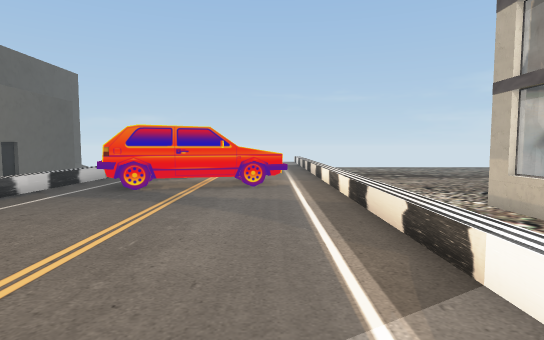
View 1 (above)

16 first-person views from a walk through a 3-D level made in the Unity game engine. The camera is 1.3 m above the floor, tilts 4° down and sees 80° across. The floor is counted in squares, 1 m on a side. Each view is taken from the middle of a square. On the plan, view 1 faces up. The plan holds only what a view shows up to about 14 squares ahead; the rest is blank. The place goes on beyond the plan. The player character is not drawn.

View 2
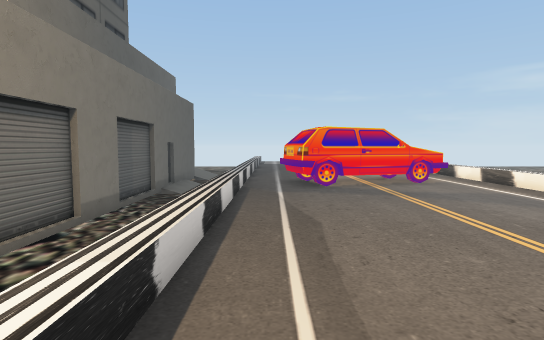

View 3
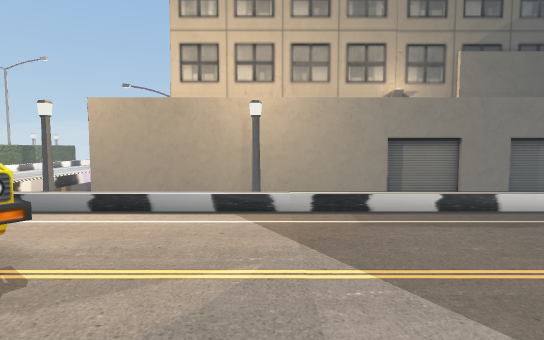

View 4
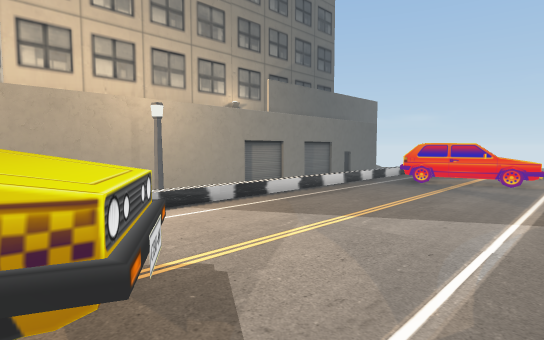

View 5
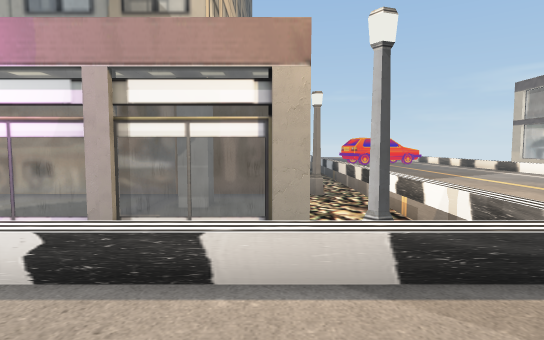

View 6
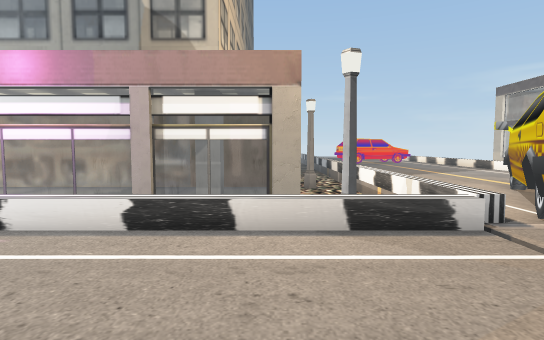

View 7
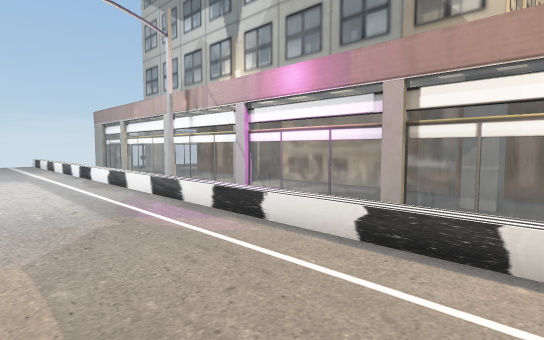

View 8
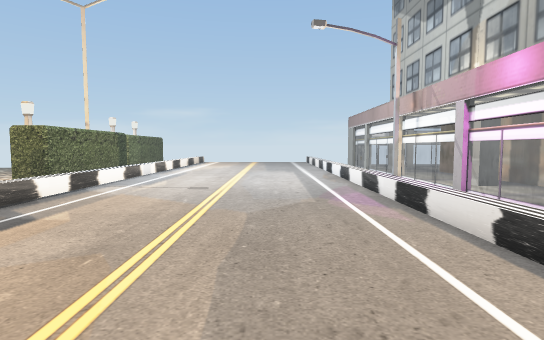

View 9
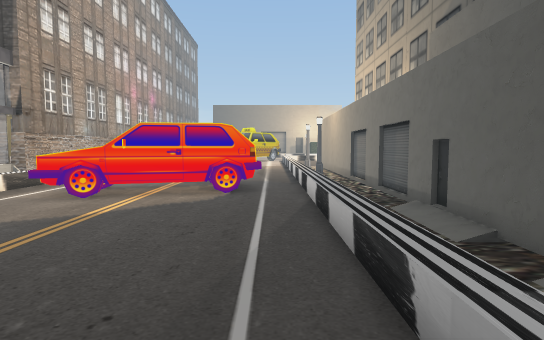

View 10
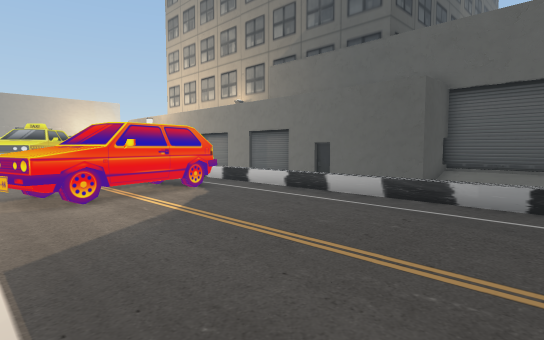

View 11
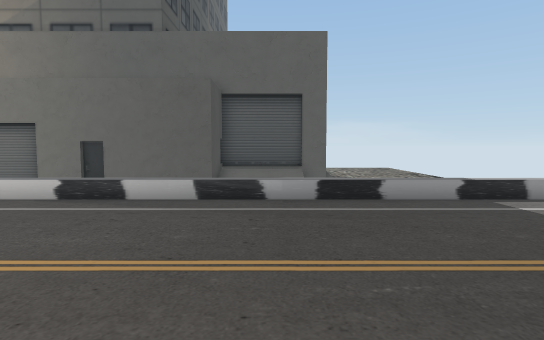

View 12
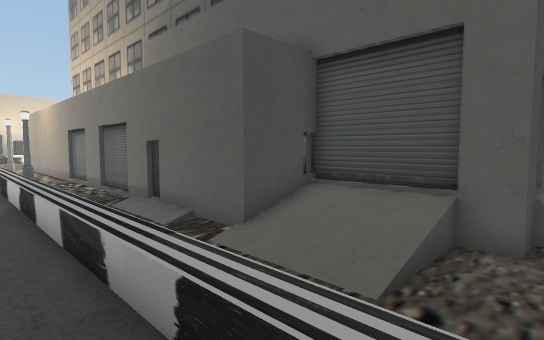

View 13
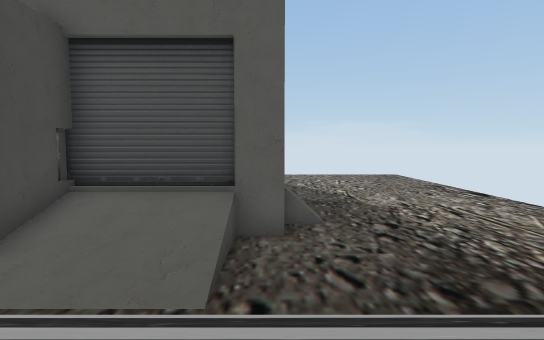

View 14
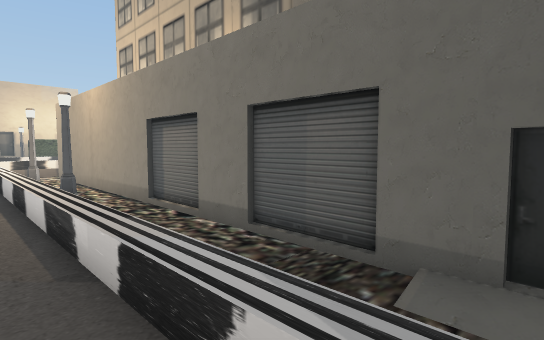

View 15
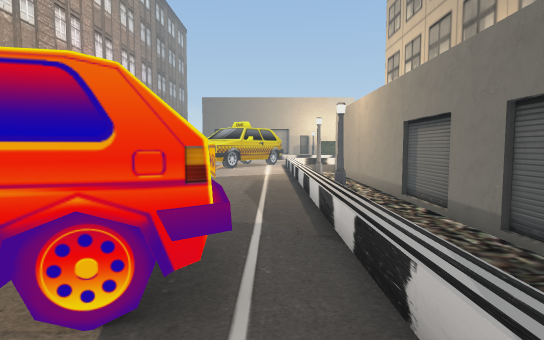

View 16
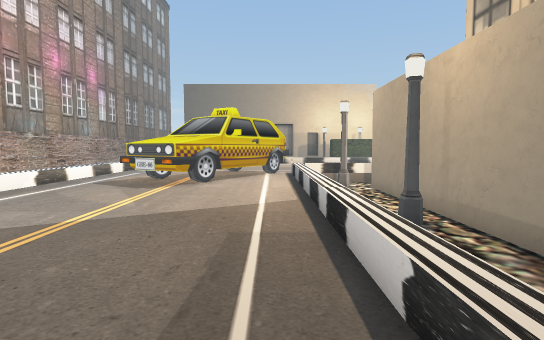

### Floor plan
Key: @ floor where view 1 was taken; # wall or solid block; . floor; / step, stairs or slope; = window, fence, low wall or low ledge; ^ raised ledge; v drop or lower ground; O other object.
Columns run from 23 left of view 1 to 2 right of it. Each row starts with its distance up from view 1.
 22    vvvvvvvvvvvv /.....
 21         ###vvvv /...... .
 20           #vvvv /......
 19           #   v /........
 18           #   v /........
 17           ###vv /........
 16              vv /........
 15              Ov /........
 14            O Ov /......../
 13            OOOv /....OOO./
 12            OOOv /.OOOOOO./
 11             #vv /OO  OOO./
 10             #Ov /.OOOO.../
  9             #Ov /......../
  8             ^vv /......../
  7              vv /......../
  6             ^vv /......../
  5             #Ov /......../
  4             #Ov /......../
  3              vv /......../
  2              vv /......../
  1              vv /........
  0              vvv/......@.
 -1              vvv/......../
 -2              vvv/......../
 -3 #############vvv/......../
 -4             Ovvv/......../
 -5 OO          Ovvv/...^^.../
 -6             Ovvv/..###^=./
 -7             Ov  /..####../
 -8 OOOOOOOOOOOOvv  /.##  O../
 -9 v               /##
-10                 /O
-11 /////////////////#
-12 .................
-13 ................
-14 ...............
-15 .............
-16 .............
-17 ............
-18 ...........
-19 ..........
-20 ////////
-21 ^^^^v
-22     v

Where each view was taken, in squares from view 1:
view 1: 0 up, 0 right, facing up
view 2: 1 down, 6 left, facing up
view 3: 1 down, 2 right, facing left
view 4: 7 down, 2 right, facing up-left
view 5: 14 down, 11 left, facing up
view 6: 16 down, 11 left, facing up
view 7: 15 down, 11 left, facing up-left
view 8: 14 down, 9 left, facing left
view 9: 21 up, 6 left, facing down
view 10: 21 up, 1 right, facing down-left
view 11: 19 up, 1 right, facing left
view 12: 22 up, 6 left, facing down-left
view 13: 21 up, 6 left, facing left
view 14: 13 up, 6 left, facing down-left
view 15: 14 up, 6 left, facing down
view 16: 6 up, 6 left, facing down
